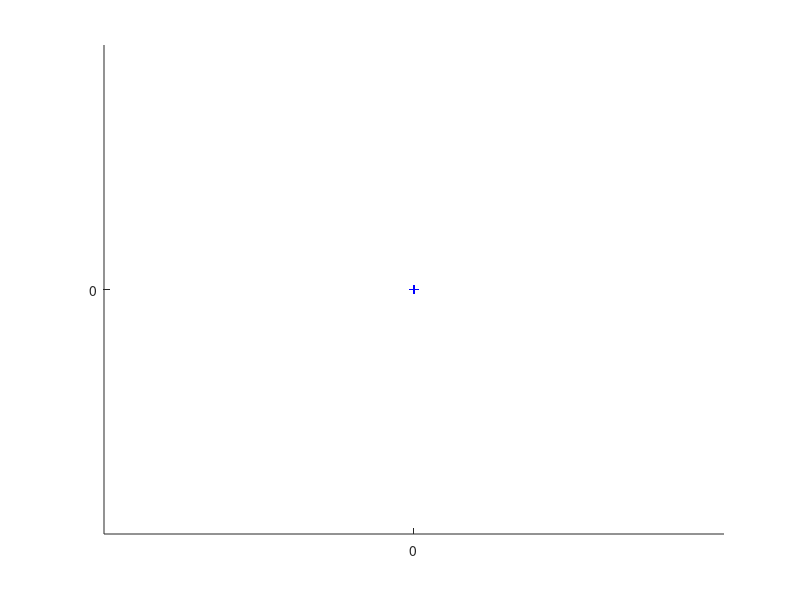

The MATLAB script that drew this image: (Note: this script raises an error after producing the figure.)
%% Extended kalman filter
function EKFSLAM
% Clear all
close all; clear all;
% Global variables (avoid extra copies)
global xVehicleTrue;
global LandFeatures;
global LaserSensorSettings;
global VisionSensorSettings; % for latter incorporation id possible
global xOdomLast;
global nSteps;
global UTrue;
addpath('D:\Admin\Desktop\ypfz104-evolutionary-anfis-training\YPFZ104 Evolutionary ANFIS Training\Evolutionary ANFIS Training_offline');
% Setting of the sensors specs
LaserSensorSettings.Bearing =30; % Degrees
LaserSensorSettings.Range =100; % Meters
display(sprintf('=== Sensor Definitions ===  \n Max Range:  %d Meters\n Max Bearing: %d Degrees \n========================== \n',LaserSensorSettings.Range,LaserSensorSettings.Bearing));
display(' Paused!!! Press any Key!! ');
% pause;


% Length of the experiment
nSteps =750; % change to extend the lentgh of the simulation

% Size Map
WorldSize =500;

% Number of landfeatures to add to map
nLandFeatures =30;

% Make some spare for then
LandFeatures = zeros(2,1,nLandFeatures);

% Lets put the beacons at desired positions ( need to match the number
% defined)!!!! if nor some of then cannot be scanned!!
% % % for i=1:nLandFeatures
% % %     LandFeatures(:,:,i)= -200 + (200+200)*rand(1,2);
% % % end
% % % LandFeatures(:,:,1)=[40 -90]';
% % % LandFeatures(:,:,2)=[40 140]';
% % % LandFeatures(:,:,3)=[-190 140]';
% % % LandFeatures(:,:,4)=[-190 -90]';

% Initial position of the vehicle
xVehicleTrue = [ 190 25 0]'; % start position (x, y, theta)

% Set the initial conditions of the filter
xEst =[xVehicleTrue]; % already an columm vector
PEst = diag([1 1 0.01]); % start with an medium covar ( Atention EKF need an good initialization)

% Make some space to save the Landmarks detected (arraylist (x,y)
MappedLandFeatures = NaN*zeros(nLandFeatures,2);


% Additive noise to be added at the observation
obsNoise = randn(2,1);

% Ok lets show where are our Landmarks located in the world
figure(1); hold on; grid off; axis equal;
plot(LandFeatures(1,:),LandFeatures(2,:),'b+');hold on;
set(gcf,'doublebuffer','on');
hLine = line([0,0],[0,0]);
set(hLine,'linestyle',':');
axis([ -WorldSize/2 WorldSize/2 -WorldSize/2 WorldSize/2]);
xlabel(' Initial Conditions and beacons at blue +');
display(sprintf('\n\n\n Showing initial Location \n Press any key to procced\n'));
% pause;

% Standart deviation errors added to control
UTrue = diag([0.01,0.01,1.5*pi/180]).^2;

% Standard deviation errors regarding observation
RTrue = diag([1.1,5*pi/180]).^2;


% Aditive factor for control estimation and noise
UEst = 2.0*UTrue;
REst = 2.0*RTrue;

count=0;
ekf_acc_root=[];
DoM=[];
nR_Sum=[];
DelRacc=[];
compensator=2;
% All Setup and ready to go
% Extract first odometry for predict
CtrlNoise = randn(3,1); % some random control noise to be added ( note change to gaussian)
xOdomLast = GetOdometry(CtrlNoise);
load('fis.mat');
load('LandFeatures_30.mat');
load('actual_pose.mat');
% load('nR.mat');
for k = 2:nSteps
    
    % get robot Control and simulate the movement
%     CtrlNoise = randn(3,1); % some random control noise to be added
    CtrlNoise = zeros(3,1); % some random control noise to be added
%     CtrlNoise = (1+2)*randn(3,1)-1;
    SimulateMovement(CtrlNoise);
    
    xOdomNow = GetOdometry(CtrlNoise); % Get the odometry values c
    u = tcomp(tinv(xOdomLast),xOdomNow); % figure out control 
    xOdomLast = xOdomNow; % refhesh odometry vector
    
    % extract the two compoments of the estimation ( Vehicle and
    % landfeatures
    % get vehicle estimation
    xVehicle = xEst(1:3); % estimated only the part for the vehicle
    % get landferatures estimation
    xMap = xEst(4:end); % Landfeatures estimation are the rest ones
 
    
    %do prediction (the following is simply the result of multiplying 
    %out block form of jacobians)     
    xVehiclePred = tcomp(xVehicle,u); % estimation is regarding current and control vector
    ekf_acc_root=[ekf_acc_root xVehiclePred];
    % covariance for vehicle
    %J2 is just an simple rotation matrix over x
    % just need to change to the cnematic model and speeds
    
    % Change this!!!
    PPredvv = J1(xVehicle,u)* PEst(1:3,1:3) *J1(xVehicle,u)' + J2(xVehicle,u)* UEst * J2(xVehicle,u)';
    % vehicle/ landmarks,
    PPredvm = J1(xVehicle,u)*PEst(1:3,4:end);
    % For the rest just extract (landfeatures
    PPredmm = PEst(4:end,4:end);
    
    % agregates robot prediction and beacons
    xPred = [xVehiclePred;xMap];
%     % Compose the covariance matrix
%          Ppred = |Pvv Pvm
%                  |Pvm' Pmm
    PPred = [PPredvv PPredvm;
        PPredvm' PPredmm];
       

    % Get the observation (passing noise to be added and Noise true
% % %       ObsNoise =zeros(2,1);
    ObsNoise =(0.5+0.5)*randn(2,1)-0.5;
    [z,iFeature] = GetObservation(ObsNoise,RTrue);
      
     if(~isempty(z)) % if i get an valid observation
        %have we seen this feature before?
        % need to change here ( see Validation gate White)
        if( ~isnan(MappedLandFeatures(iFeature,1)))
            count=count+1;
            %predict observation: find out where it is in state vector
            FeatureIndex = MappedLandFeatures(iFeature,1);
            % Extract feature values in state vector
            xFeature = xPred(FeatureIndex:FeatureIndex+1);
            
            % predict the observation
            zPred = DoObservationModel(xVehicle,xFeature);
            
            % get observation Jacobians
            [jHxv,jHxf] = GetObsJacs(xVehicle,xFeature);
            
            % fill in state jacobian
            jH = zeros(2,length(xEst));
            jH(:,FeatureIndex:FeatureIndex+1) = jHxf;
            jH(:,1:3) = jHxv;
            
            %do Kalman update:
            % check for inovation (here we can use the validation gate
            Innov = z-zPred;
            % angles have always to be checked only betwewn 0 an 2Pi
            Innov(2) = AngleWrapping(Innov(2));
            
            S = jH*PPred*jH'+REst;
%             S=Innov*Innov';
            
%             %% scale factor function
%             % actual innovation value
            C=Innov*Innov';
%             
%             %% adding function for fuzzy
%             DoM=[DoM;diag(S-C)'];
%             nR=6*rand+1;
            DoM=diag(S-C);
            nR=evalfis(DoM(1),fis);
            nR_Sum=[nR_Sum nR];
% %             DelR=(0.002*rand(1,1)-0.001).*RTrue;
% %             DelRacc=[DelRacc;diag(DelR)];
            S=S+nR*REst;
% %             DoM_acc=[DoM_acc;diag(DoM)];
%           
%             %% end
            
            W = PPred*jH'*inv(S);
%             W = PPred*jH'*inv(C);
            xEst = xPred+ W*Innov;
            
            PEst = PPred-W*S*W';

            
            %ensure P remains symmetric
            PEst = 0.5*(PEst+PEst');
        else
            % this is a new feature
            
            % extract length of the current tracking landmarks
            nStates = length(xEst); 
            
            % Compute the x,y position of the landmark x,y robot plus
            % Xxvehicle +distance*cos(angle + Xthvehicle)
            % Xyvehicle + distance* sin(angle + Xthvehicle)
            xFeature = xVehicle(1:2)+ [z(1)*cos(z(2)+xVehicle(3));z(1)*sin(z(2)+xVehicle(3))];
            xEst = [xEst;xFeature]; %add to state vector estimated
            % compute jacobians regaing feature and observation 
            [jGxv, jGz] = GetNewFeatureJacs(xVehicle,z); 
            
            % M=| 1 0 0  0 0
            %   | 0 1 0  0 0
            %   | 0 0 1  0 0
            %   -------------
            %   |
            
            M = [eye(nStates), zeros(nStates,2);% no use jacobian w.r.t vehicle
                jGxv zeros(2,nStates-3)  , jGz];
            
            PEst = M*blkdiag(PEst,REst)*M';
            
            %remember this feature as being mapped we store its ID and position in the state vector
            MappedLandFeatures(iFeature,:) = [length(xEst)-1, length(xEst)];
            
        end;
     else
        % notinng new found lets procced refreshing the values for next run
        xEst = xPred;
        PESt = PPred;
    end;
    
    
    % at all interactions
    
    % Plot the veicule shape LOL
        figure(1);
        a = axis;      
        clf;
        axis(a);hold on;
        n  = length(xEst); % get the total state and vector also
        % only the landmarks
        nF = (n-3)/2;
        
        % Draw vehicle and its eliipse only the 3 first are the vehicle
%         % state   P = |v v v|-----
%                       |v v v|-----
%                       |v v v|-----
%                       ------------
% % %         DoVehicleGraphics(xEst(1:3),PEst(1:3,1:3),3,[0 1]);
        DoVehicleGraphics(xEst(1:3),zeros(3,3),3,[0 1]);
        plot(LandFeatures(1,:),LandFeatures(2,:),'r+');hold on;
% % %         legend('Physical Landmarks');
        % if we get an valid observation plot is values
% % %         if(~isnan(z))
% % %             % Plot the line to beacon
% % %             h = line([xEst(1),xFeature(1)],[xEst(2),xFeature(2)]);
% % %             set(h,'linestyle',':');
% % %             %make some visible information
% % %             legend( sprintf('Range: %3.2fm; Angle: %3.2f: °  ',z(1),(z(2)-pi/2)*180/pi));
% % %             
% % %         end;
        % For all plot the covariance elipse of each state fr the landmark
        for(i = 1:nF)
            iF = 3+2*i-1; 
            plot(xEst(iF),xEst(iF+1),'b+'); 
% % %             legend('Observed Landmarks');
% % %             PlotEllipse(xEst(iF:iF+1),PEst(iF:iF+1,iF:iF+1),3);
        end;    
        plot(ekf_acc_root(1,:),ekf_acc_root(2,:),'r--','LineWidth',2);
% % %         figure(2);
% % %         if(~isempty(DoM))           
% % %             plot(DoM(:,1),'r-');hold on;
% % % %             plot(DoM(:,2),'b-');hold on;
% % %         end
        drawnow;  
         xlabel('X(m)');
        ylabel('Y(m)');
end
plot(actual_pose(1,:),actual_pose(2,:),'k-');
% save('DoM.mat','DoM');
% save('DelRacc.mat','DelRacc');
end












